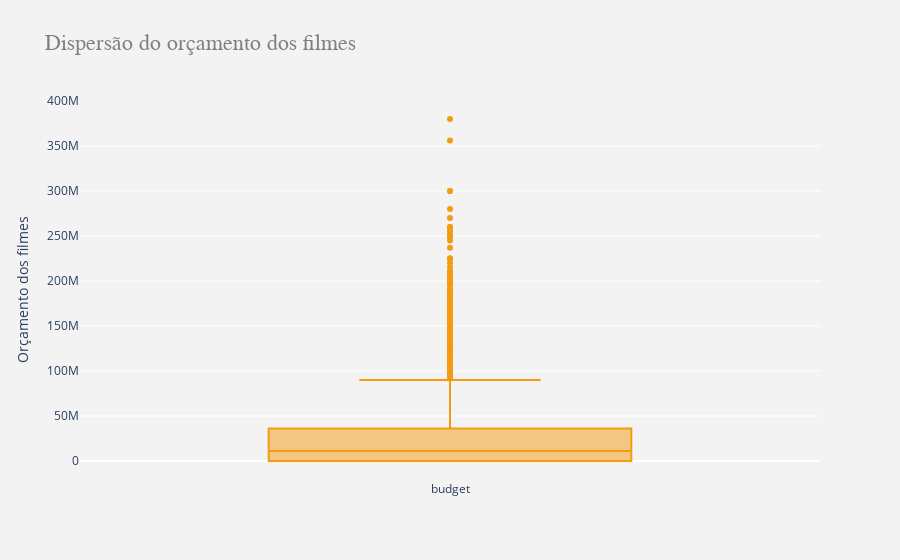

Notebook cell for this chart:
### Code cell
#Gráfico de dispersão para os anos - para saber se existe alguns anoss outliers
figura0 = go.Box(y=df["budget"],
                 name = "budget",
                 marker = {"color":'#f39c12'})

data = [figura0]

layout = go.Layout(title="Dispersão do orçamento dos filmes",
                   titlefont = {'family': 'Arial',
                                'size': 22,
                                'color': '#7f7f7f'},
                   yaxis = {"title":"Orçamento dos filmes"},
                   paper_bgcolor = 'rgb(243, 243, 243)',
                   plot_bgcolor = 'rgb(243, 243, 243)')

#Utilizando os argumentos paper_bgcolor e plot_bgcolor, vamos alterar a cor de fundo do gráfico.

fig = go.Figure(data=data, layout=layout)
py.iplot(fig)

### Figure 1 — Plotly figure (JSON) as saved in the notebook; plotly's stock layout.template omitted (floating-point values rounded to 4 significant figures; data arrays with more than 128 entries replaced by an {"elided": "..."} marker saying what was removed)
{"data": [{"marker": {"color": "#f39c12"}, "name": "budget", "type": "box", "y": {"elided": "5939 int values"}}], "layout": {"paper_bgcolor": "rgb(243, 243, 243)", "plot_bgcolor": "rgb(243, 243, 243)", "title": {"font": {"color": "#7f7f7f", "family": "Arial", "size": 22}, "text": "Dispersão do orçamento dos filmes"}, "yaxis": {"title": {"text": "Orçamento dos filmes"}}}}
